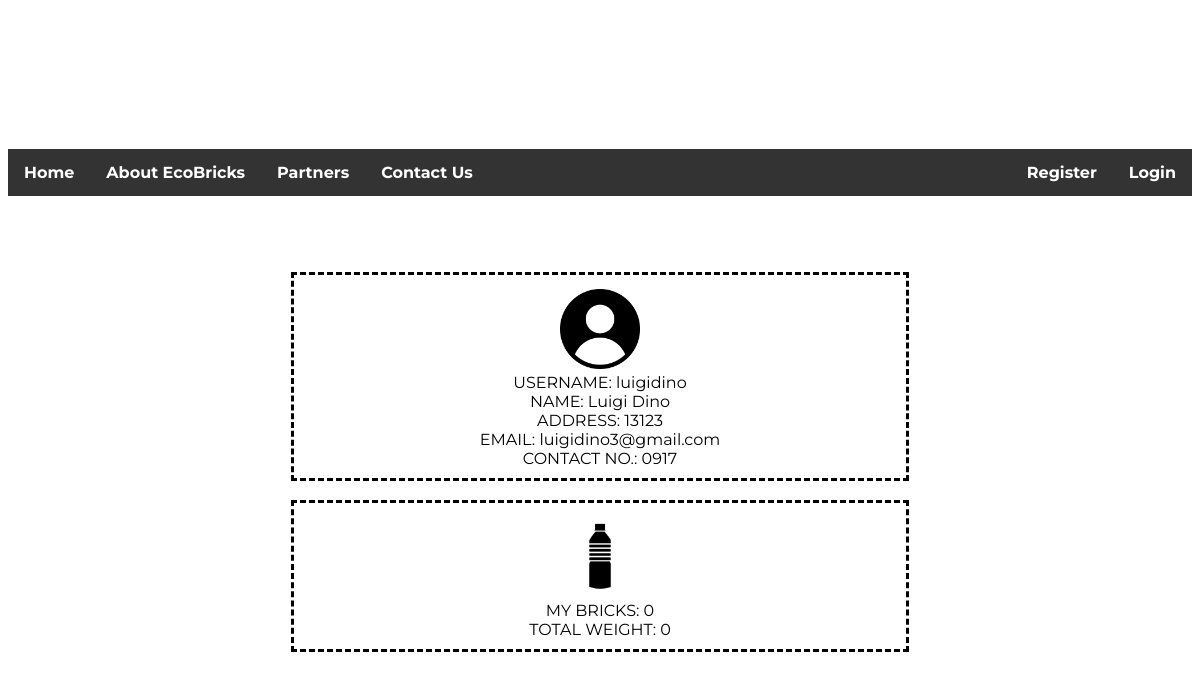
The app's page /profile/1 with its own data.
### ecobrick/models.py (models this page shows)
class UserDetail(models.Model):
    email = models.EmailField(max_length = 50, unique = True, blank = False, null = True)
    firstName = models.CharField(max_length = 50)
    lastName = models.CharField(max_length = 50)
    address = models.CharField(max_length = 150)
    contactNum = models.CharField(max_length = 50)
    brickNum = models.PositiveIntegerField(default = 0)
    brickWeight = models.PositiveIntegerField(default = 0)
    choices = ((0, 'Staff'), (1, 'Regular User'))
    userType = models.IntegerField(default = 1, choices = choices)
    username = models.CharField(max_length=50)
    password = models.CharField(max_length=50)

### ecobrick/views.py (the view)
# urls.py: path('profile/<int:userid>', views.user_profile, name="userprofile"),
def user_profile(request, userid):
    try:
        loggeduser = UserDetail.objects.get(id=request.session['user'])
    except(KeyError, UserDetail.DoesNotExist):
        loggeduser = 0
    user = UserDetail.objects.get(id=userid)
    context = {
        'loggeduser': loggeduser,
        'user':user,
    }
    return render(request,'userprofile.html',context)

### ecobrick/templates/userprofile.html (shortened to what this page needs)
{% extends 'navbar.html' %}
{% load static %}
{% block content %}
<html>
    <head>
        <link rel="stylesheet" type="text/css" href="static/base.css">
    </head>
    <body>
        <br><br><br><br>
        <div id='yes'>
            <div id='info'>
                <img id="tao" src="{% static 'tao.png' %}"><br>
                USERNAME: {{user.username}}<br>
                NAME: {{user.firstName}} {{user.lastName}}<br>
                ADDRESS: {{user.address}}<br>
                EMAIL: {{user.email}}<br>
                CONTACT NO.: {{user.contactNum}}<br>
            </div><br>
            <div id='score'>
                <img id="bote" src="{% static 'bote.png' %}"><br>
                MY BRICKS: {{user.brickNum}}<br>
                TOTAL WEIGHT: {{user.brickWeight}}<br>
            </div>
        </div>
    </body>
</html>
{% endblock %}

### ecobrick/static/base.css (style rules this page uses)
body { font-family: Montserrat; }

### ecobrick/templates/userprofile.html (style rules this page uses)
body { font-family: Montserrat; align-content: center; text-align: center; }
img { max-width: 80px; max-height: 80px; margin: 4px; }
#info, #score { width: 50%; align-content: center; text-align: center; border-style: dashed; border-color: black; padding: 10px; margin: 0 auto; }

### records on screen
UserDetail: username "luigidino", firstName "Luigi", lastName "Dino", address "13123", email "luigidino3@gmail.com", contactNum "0917", brickNum "0", brickWeight "0"
